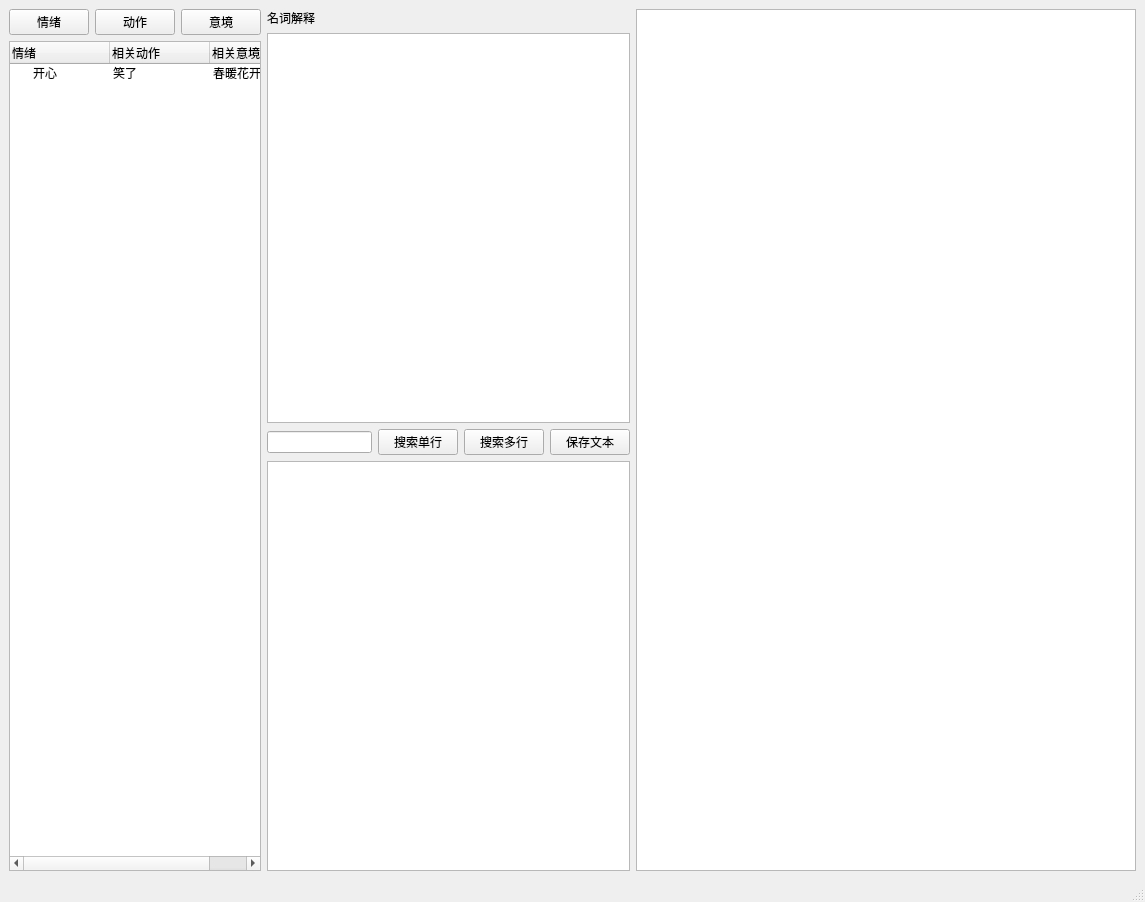
<?xml version="1.0" encoding="UTF-8"?>
<ui version="4.0">
 <class>ui</class>
 <widget class="QMainWindow" name="ui">
  <property name="geometry">
   <rect>
    <x>0</x>
    <y>0</y>
    <width>1138</width>
    <height>902</height>
   </rect>
  </property>
  <property name="windowTitle">
   <string>MainWindow</string>
  </property>
  <widget class="QWidget" name="centralwidget">
   <layout class="QHBoxLayout" name="horizontalLayout_5">
    <item>
     <layout class="QHBoxLayout" name="horizontalLayout_4">
      <item>
       <layout class="QVBoxLayout" name="verticalLayout_2">
        <item>
         <layout class="QHBoxLayout" name="horizontalLayout_3">
          <item>
           <widget class="QPushButton" name="pushButton_3">
            <property name="text">
             <string>情绪</string>
            </property>
           </widget>
          </item>
          <item>
           <widget class="QPushButton" name="pushButton_4">
            <property name="text">
             <string>动作</string>
            </property>
           </widget>
          </item>
          <item>
           <widget class="QPushButton" name="pushButton_5">
            <property name="text">
             <string>意境</string>
            </property>
           </widget>
          </item>
         </layout>
        </item>
        <item>
         <widget class="QTreeWidget" name="treeWidget">
          <property name="maximumSize">
           <size>
            <width>364</width>
            <height>1400</height>
           </size>
          </property>
          <column>
           <property name="text">
            <string>情绪</string>
           </property>
          </column>
          <column>
           <property name="text">
            <string>相关动作</string>
           </property>
          </column>
          <column>
           <property name="text">
            <string>相关意境</string>
           </property>
          </column>
          <item>
           <property name="text">
            <string>开心</string>
           </property>
           <property name="text">
            <string>笑了</string>
           </property>
           <property name="text">
            <string>春暖花开</string>
           </property>
          </item>
         </widget>
        </item>
       </layout>
      </item>
      <item>
       <layout class="QVBoxLayout" name="verticalLayout">
        <item>
         <widget class="QLabel" name="label">
          <property name="text">
           <string>名词解释</string>
          </property>
         </widget>
        </item>
        <item>
         <widget class="QPlainTextEdit" name="textEdit1">
          <property name="sizePolicy">
           <sizepolicy hsizetype="Maximum" vsizetype="Expanding">
            <horstretch>1</horstretch>
            <verstretch>0</verstretch>
           </sizepolicy>
          </property>
          <property name="minimumSize">
           <size>
            <width>363</width>
            <height>390</height>
           </size>
          </property>
          <property name="maximumSize">
           <size>
            <width>1400</width>
            <height>390</height>
           </size>
          </property>
          <property name="font">
           <font>
            <pointsize>11</pointsize>
           </font>
          </property>
          <property name="plainText">
           <string/>
          </property>
         </widget>
        </item>
        <item>
         <layout class="QHBoxLayout" name="horizontalLayout_2">
          <item>
           <widget class="QLineEdit" name="lineEdit"/>
          </item>
          <item>
           <widget class="QPushButton" name="searchBtn1">
            <property name="text">
             <string>搜索单行</string>
            </property>
           </widget>
          </item>
          <item>
           <widget class="QPushButton" name="searchBtn2">
            <property name="text">
             <string>搜索多行</string>
            </property>
           </widget>
          </item>
          <item>
           <widget class="QPushButton" name="saveTextBtn">
            <property name="text">
             <string>保存文本</string>
            </property>
           </widget>
          </item>
         </layout>
        </item>
        <item>
         <widget class="QPlainTextEdit" name="textEdit2">
          <property name="sizePolicy">
           <sizepolicy hsizetype="Expanding" vsizetype="Expanding">
            <horstretch>1</horstretch>
            <verstretch>0</verstretch>
           </sizepolicy>
          </property>
          <property name="minimumSize">
           <size>
            <width>363</width>
            <height>390</height>
           </size>
          </property>
          <property name="font">
           <font>
            <pointsize>12</pointsize>
           </font>
          </property>
          <property name="plainText">
           <string/>
          </property>
         </widget>
        </item>
       </layout>
      </item>
      <item>
       <widget class="QPlainTextEdit" name="textEdit3">
        <property name="minimumSize">
         <size>
          <width>500</width>
          <height>819</height>
         </size>
        </property>
        <property name="maximumSize">
         <size>
          <width>600</width>
          <height>1400</height>
         </size>
        </property>
        <property name="font">
         <font>
          <pointsize>12</pointsize>
         </font>
        </property>
        <property name="plainText">
         <string/>
        </property>
       </widget>
      </item>
     </layout>
    </item>
   </layout>
  </widget>
  <widget class="QMenuBar" name="menubar">
   <property name="geometry">
    <rect>
     <x>0</x>
     <y>0</y>
     <width>1138</width>
     <height>23</height>
    </rect>
   </property>
  </widget>
  <widget class="QStatusBar" name="statusbar"/>
 </widget>
 <resources/>
 <connections/>
</ui>
